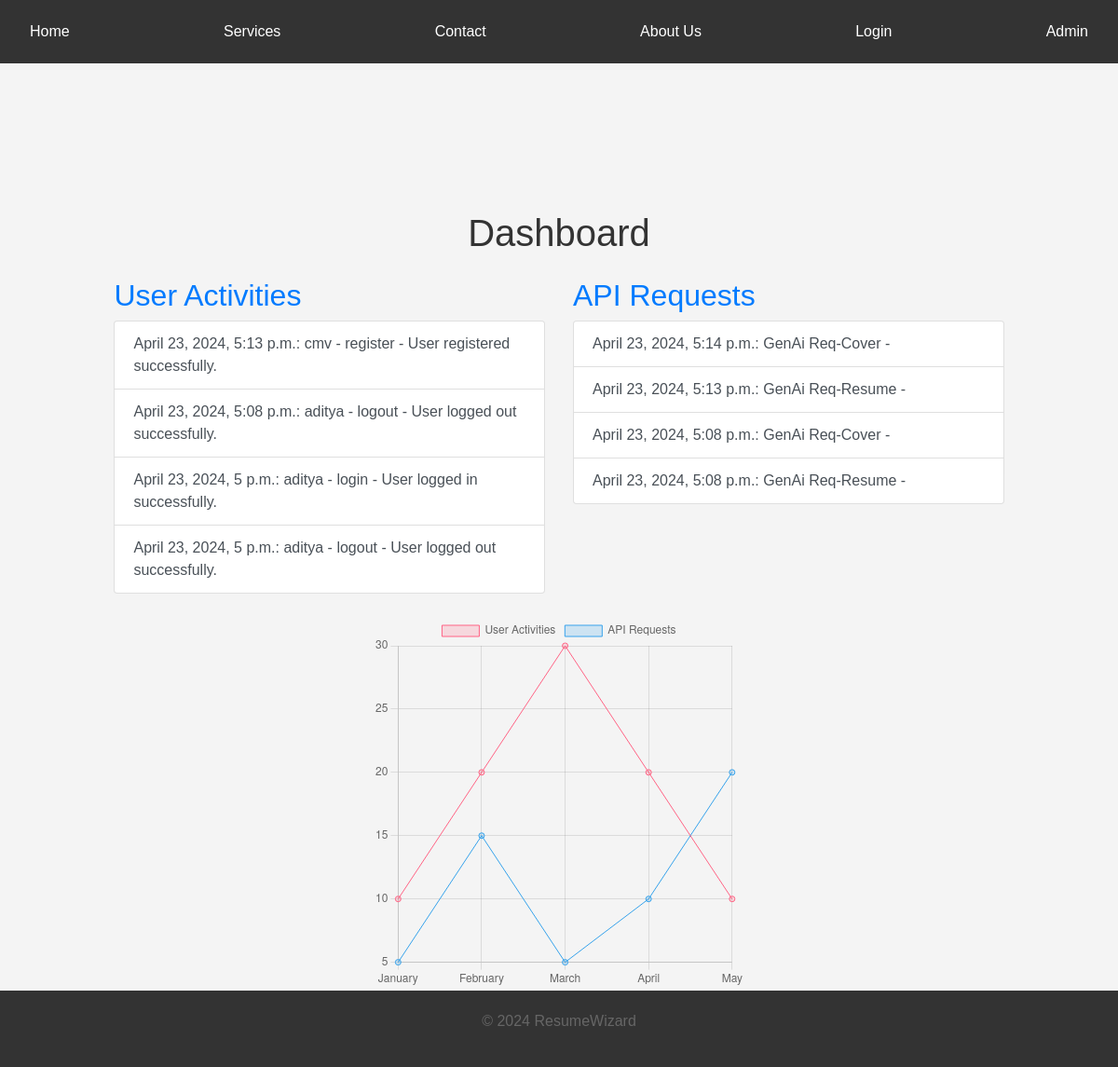
/dashboard/, run on the app's committed database.
### gptchecker/models.py (models this page shows, shortened)
class UserActivityLog(models.Model):
    user = models.ForeignKey(User, on_delete=models.CASCADE)
    activity_type = models.CharField(max_length=255)
    timestamp = models.DateTimeField(default=timezone.now)
    details = models.TextField()
    class Meta:
        verbose_name = 'User Activity Log'
        verbose_name_plural = 'User Activity Logs'

class APIRequestLog(models.Model):
    user = models.ForeignKey(User, on_delete=models.CASCADE)
    timestamp = models.DateTimeField(auto_now_add=True)
    request_type = models.CharField(max_length=100)  # Could be 'resume' or 'cover letter' etc.

### gptchecker/views.py (the view)
# urls.py: path('dashboard/', views.dashboard_view, name='dashboard'),
def dashboard_view(request):
    user_logs = UserActivityLog.objects.all().order_by('-timestamp')[:10]  # Get the latest 10 logs
    api_logs = APIRequestLog.objects.all().order_by('-timestamp')[:10]
    return render(request, 'gptchecker/dashboard.html', {'user_logs': user_logs, 'api_logs': api_logs})

### gptchecker/templates/gptchecker/dashboard.html (shortened to what this page needs)
{% extends 'gptchecker/base.html' %}
{% block content %}
<head>
    <link rel="stylesheet" href="https://stackpath.bootstrapcdn.com/bootstrap/4.5.2/css/bootstrap.min.css">
        {% load static %}
    <link rel="stylesheet" type="text/css" href="{% static 'gptchecker/login.css' %}" />
</head>
<main>
    <div class="container mt-5">
        <h1 class="mb-4">Dashboard</h1>
        <div class="row">
            <div class="col-md-6">
                <h2>User Activities</h2>
                <div class="list-group">
                    {% for log in user_logs %}
                    <a href="#" class="list-group-item list-group-item-action">
                        {{ log.timestamp }}: {{ log.user }} - {{ log.activity_type }} - {{ log.details }}
                    </a>
                    {% empty %}
                    <div class="alert alert-warning" role="alert">
                        No recent user activities.
                    </div>
                    {% endfor %}
                </div>
            </div>
            <div class="col-md-6">
                <h2>API Requests</h2>
                <div class="list-group">
                    {% for log in api_logs %}
                    <a href="#" class="list-group-item list-group-item-action">
                        {{ log.timestamp }}: {{ log.request_type }} - {{ log.details }}
                    </a>
                    {% empty %}
                    <div class="alert alert-warning" role="alert">
                        No recent API requests.
                    </div>
                    {% endfor %}
                </div>
            </div>
        </div>
        <div class="my-4">
            <canvas id="activityChart" width="400" height="400"></canvas>
        </div>
    </div>
    <script>
        var ctx = document.getElementById('activityChart').getContext('2d');
        var activityChart = new Chart(ctx, {
            type: 'line', // Type of chart: line chart
            data: {
                labels: ['January', 'February', 'March', 'April', 'May'], // Example labels
                datasets: [{
                    label: 'User Activities',
                    data: [10, 20, 30, 20, 10], // Example data
                    backgroundColor: 'rgba(255, 99, 132, 0.2)',
                    borderColor: 'rgba(255, 99, 132, 1)',
                    borderWidth: 1
                }, {
                    label: 'API Requests',
                    data: [5, 15, 5, 10, 20], // Example data
                    backgroundColor: 'rgba(54, 162, 235, 0.2)',
                    borderColor: 'rgba(54, 162, 235, 1)',
                    borderWidth: 1
                }]
            },
            options: {
                scales: {
                    yAxes: [{
                        ticks: {
                            beginAtZero: true
                        }
                    }]
                }
            }
        });
    </script>
</main>
<footer>
    <p>&copy; 2024 ResumeWizard</p>
</footer>
{% endblock %}

### gptchecker/templates/gptchecker/base.html (shortened to what this page needs)
<!DOCTYPE html>
<html lang="en">
<head>
    {% load static %}
    <link rel="stylesheet" type="text/css" href="{% static 'gptchecker/home.css' %}" />
    <link rel="stylesheet" type="text/css" href="{% static 'gptchecker/services.css' %}" />
    <link rel="stylesheet" type="text/css" href="{% static 'gptchecker/contact.css' %}" />
    <link rel="stylesheet" type="text/css" href="{% static 'gptchecker/about.css' %}" />
    <link rel="stylesheet" type="text/css" href="{% static 'gptchecker/login.css' %}" />
    <link rel="stylesheet" type="text/css" href="{% static 'gptchecker/admin_login.css' %}" />
    <link rel="stylesheet" type="text/css" href="{% static 'gptchecker/document_view.css' %}" />
    <link rel="stylesheet" type="text/css" href="{% static 'gptchecker/register.css' %}" />
    <link rel="stylesheet" type="text/css" href="{% static 'gptchecker/user_dashboard.css' %}">
</head>
<body>
    <div class="navbar">
        <a {% block home_class %}{% endblock %} href="{% url 'home' %}">Home</a>
        <a {% block services_class %}{% endblock %} href="{% url 'services' %}">Services</a>
        <a {% block contact_class %}{% endblock %} href="{% url 'contact' %}">Contact</a>
        <a {% block about_class %}{% endblock %} href="{% url 'about' %}">About Us</a>
        {% if request.user.is_authenticated %}
            <a href="{% url 'logout' %}" class="logout-link">Logout</a>
            <a href="{% url 'document_view' %}" class="logout-link">Upload PDF</a>
        {% else %}
            <a {% block login_class %}{% endblock %} href="{% url 'login' %}">Login</a>
        {% endif %}
        <a {% block admin_login_class %}{% endblock %} href="{% url 'admin_login' %}">Admin</a>
    </div>
    <div class="content">
        {% block content %}
        {% endblock %}
    </div>
</body>
</html>

### gptchecker/static/gptchecker/home.css (style rules this page uses)
body { font-family: Arial, sans-serif; margin: 0; padding: 0; background-color: #f4f4f4; }
.navbar { overflow: hidden; background-color: #333; font-family: Arial, sans-serif; }
.navbar a { float: left; font-size: 16px; color: white; text-align: center; padding: 14px 16px; text-decoration: none; }
h1 { text-align: center; color: #333; font-family: 'Arial', sans-serif; }
footer { background-color: #333; color: #f5f5f5; text-align: center; padding: 20px 0; }
main { padding: 40px 0; }
.container { max-width: 800px; margin: 0 auto; display: flex; flex-wrap: wrap; justify-content: center; }
h2 { color: #007bff; font-size: 24px; margin-bottom: 10px; }
p { font-size: 16px; line-height: 1.6; }

### gptchecker/static/gptchecker/services.css (style rules this page uses)
.navbar { background-color: #333; overflow: hidden; display: flex; justify-content: start; }
.navbar a { float: left; display: block; color: white; text-align: center; padding: 14px 20px; text-decoration: none; transition: background-color 0.3s; }
h1 { color: #333; text-align: center; }
p { font-size: 16px; text-align: center; color: #666; }
main { padding: 40px 0; }
h2 { color: #007bff; font-size: 28px; margin-bottom: 20px; }
footer { background-color: #333; color: #f5f5f5; text-align: center; padding: 20px 0; }

### gptchecker/static/gptchecker/contact.css (style rules this page uses)
h1 { text-align: center; color: #333; font-family: 'Arial', sans-serif; margin-top: 50px; }
p { text-align: center; font-size: 16px; color: #666; font-family: 'Arial', sans-serif; margin: 10px 0; }
.navbar { overflow: hidden; background-color: #333; font-family: Arial, sans-serif; }
.navbar a { float: left; font-size: 16px; color: white; text-align: center; padding: 14px 16px; text-decoration: none; }
main { padding: 40px 0; }
.container { max-width: 800px; margin: 0 auto; }
h2 { color: #007bff; font-size: 24px; margin-bottom: 20px; }
footer { background-color: #333; color: #f5f5f5; text-align: center; padding: 20px 0; }

### gptchecker/static/gptchecker/about.css (style rules this page uses)
h1 { text-align: center; color: #333; font-family: 'Arial', sans-serif; margin-top: 50px; }
p { text-align: center; font-size: 16px; color: #666; font-family: 'Arial', sans-serif; margin-top: 20px; }
main { padding: 40px 0; }
h2 { color: #007bff; font-size: 24px; margin-bottom: 20px; }
footer { background-color: #333; color: #f5f5f5; text-align: center; padding: 20px 0; }

### gptchecker/static/gptchecker/login.css (style rules this page uses)
body { font-family: Arial, sans-serif; margin: 0; padding: 0; background-color: #f4f4f4; }
h1 { text-align: center; color: #333; margin-top: 50px; }
footer { position: fixed; left: 0; bottom: 0; width: 100%; background-color: #333; color: #f5f5f5; text-align: center; padding: 20px 0; }

### gptchecker/static/gptchecker/admin_login.css (style rules this page uses)
body { font-family: Arial, sans-serif; margin: 0; padding: 0; background-color: #f4f4f4; }
h1 { text-align: center; color: #333; margin-top: 50px; }
footer { background-color: #333; color: #f5f5f5; text-align: center; padding: 20px 0; }

### gptchecker/static/gptchecker/document_view.css (style rules this page uses)
body { font-family: 'Roboto', sans-serif; margin: 0; padding: 0; background-color: #f9f9f9; color: #333; }
.container { max-width: 1200px; margin: 0 auto; padding: 20px; }
main { padding: 40px 0; }
footer { background-color: #333; color: #f5f5f5; text-align: center; padding: 20px 0; }

### gptchecker/static/gptchecker/register.css (style rules this page uses)
h1 { text-align: center; margin-bottom: 30px; }
footer { background-color: #333; color: #f5f5f5; text-align: center; padding: 20px 0; }

### gptchecker/static/gptchecker/user_dashboard.css (style rules this page uses)
footer { background-color: #333; color: #f5f5f5; text-align: center; padding: 20px 0; }

### data on the page
UserActivityLog: timestamp "April 23, 2024, 5:13 p.m.", user "cmv", activity_type "register", details "User registered successfully."
UserActivityLog: timestamp "April 23, 2024, 5:08 p.m.", user "aditya", activity_type "logout", details "User logged out successfully."
UserActivityLog: timestamp "April 23, 2024, 5 p.m.", user "aditya", activity_type "login", details "User logged in successfully."
UserActivityLog: timestamp "April 23, 2024, 5 p.m.", user "aditya", activity_type "logout", details "User logged out successfully."
APIRequestLog: timestamp "April 23, 2024, 5:14 p.m.", request_type "GenAi Req-Cover"
APIRequestLog: timestamp "April 23, 2024, 5:13 p.m.", request_type "GenAi Req-Resume"
APIRequestLog: timestamp "April 23, 2024, 5:08 p.m.", request_type "GenAi Req-Cover"
APIRequestLog: timestamp "April 23, 2024, 5:08 p.m.", request_type "GenAi Req-Resume"
